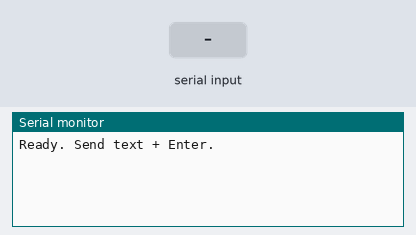
A sketch run on a simulated Raspberry Pi Pico. On the bench: the last lines printed to the serial monitor. The inputs (shaded band) are chosen by the test bench.

Above: at 1.2 s.
1.3 s: "1\n" received over Serial
At 2.5 s:
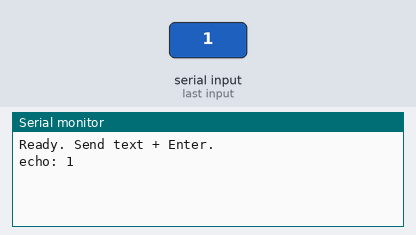
2.8 s: "0\n" received over Serial
At 3.6 s:
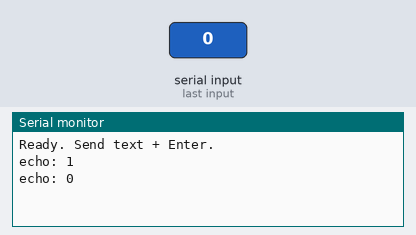
4.3 s: "2\n" received over Serial
At 4.8 s:
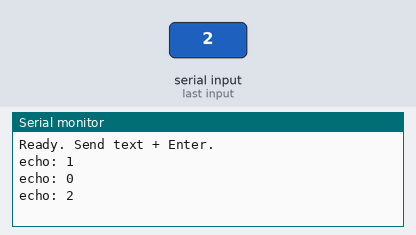

The sketch:

serial_echo.ino
```cpp
// snippet: serial_echo
// tags: serial, read, echo, input, basics, readline, parse
// boards: avr, esp32, megaavr, nano33iot, romi32u4, rp2040
// library: none
// description: Echo serial input back — read characters until newline, print full line
// prompts: serial echo, read serial input, Serial.read, parse serial command, receive serial string, read line from serial, serial readline

String inputLine = "";

void setup() {
  Serial.begin(9600);
  while (!Serial && millis() < 3000);
  Serial.println("Ready. Send text + Enter.");
}

void loop() {
  while (Serial.available()) {
    char c = (char)Serial.read();
    if (c == '\n') {
      Serial.print("echo: ");
      Serial.println(inputLine);
      inputLine = "";
    } else if (c != '\r') {
      inputLine += c;
    }
  }
}
```

Measured:
- after the input at 1.3 s, the serial monitor: prints a new line at once (image 1)
- after the input at 2.8 s, the serial monitor: prints a new line at once (image 2)
- after the input at 4.3 s, the serial monitor: prints a new line at once (image 3)
